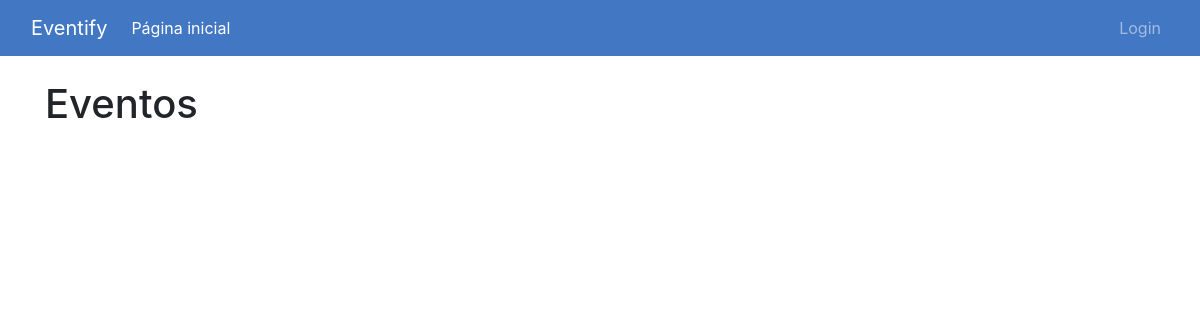
Before: / with the older database file.
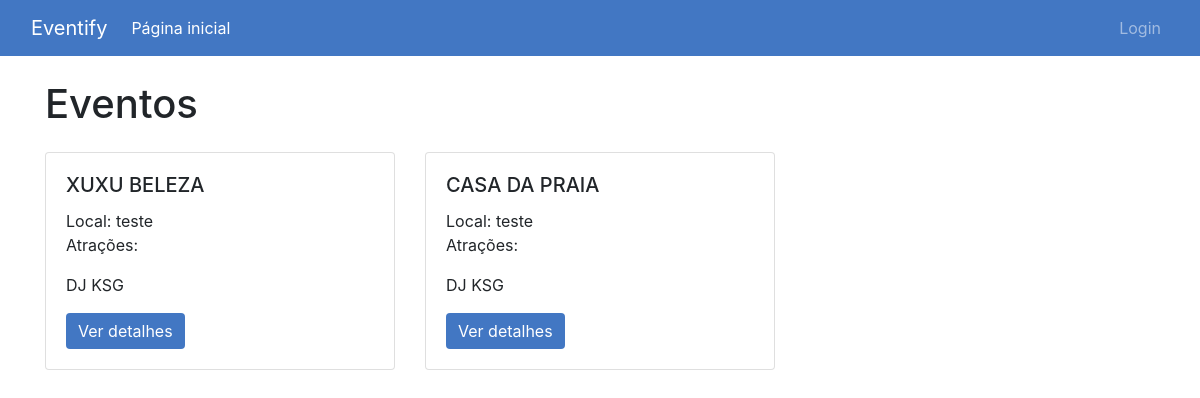
After: the same page with the newer database file.
### main/models.py (models this page shows, shortened)
class Evento(models.Model):
    nome = models.CharField(max_length=200)
    atracoes = models.ManyToManyField(Atracao, related_name="eventos")
    local = models.ForeignKey(Local, on_delete=models.CASCADE, related_name="eventos")

class Local(models.Model):
    nome = models.CharField(max_length=200)
    endereco = models.CharField(max_length=300)

class Atracao(models.Model):
    nome = models.CharField(max_length=200)
    descricao = models.TextField()

### main/views.py (the view)
# urls.py: path('', views.home, name='home'),
def home(request):
    eventos = Evento.objects.all()
    return render(request, 'main/home.html', {'eventos': eventos})

### main/templates/main/home.html (shortened to what this page needs)
{% extends 'main/base.html' %}
{% block content %}
<div class="container mt-4">
    <h1 class="mb-4">Eventos</h1>
    <div class="row">
        {% for evento in eventos %}
        <div class="col-md-4 mb-4">
            <div class="card">
                <div class="card-body">
                    <h5 class="card-title">{{ evento.nome }}</h5>
                    <p class="card-text">
                        Local: {{ evento.local.nome }}<br>
                        Atrações:
                        <ul>
                            {% for atracao in evento.atracoes.all %}
                            <li>{{ atracao.nome }}</li>
                            {% endfor %}
                        </ul>
                    </p>
                    <a href="{% url 'evento-detail' evento.id %}" class="btn btn-primary">Ver detalhes</a>
                </div>
            </div>
        </div>
        {% endfor %}
    </div>
</div>
{% endblock %}

Changed rows visible on the page:
added Evento: nome "XUXU BELEZA", local.nome "teste"
added Atracao: nome "DJ KSG"
added Evento: nome "CASA DA PRAIA", local.nome "teste"
